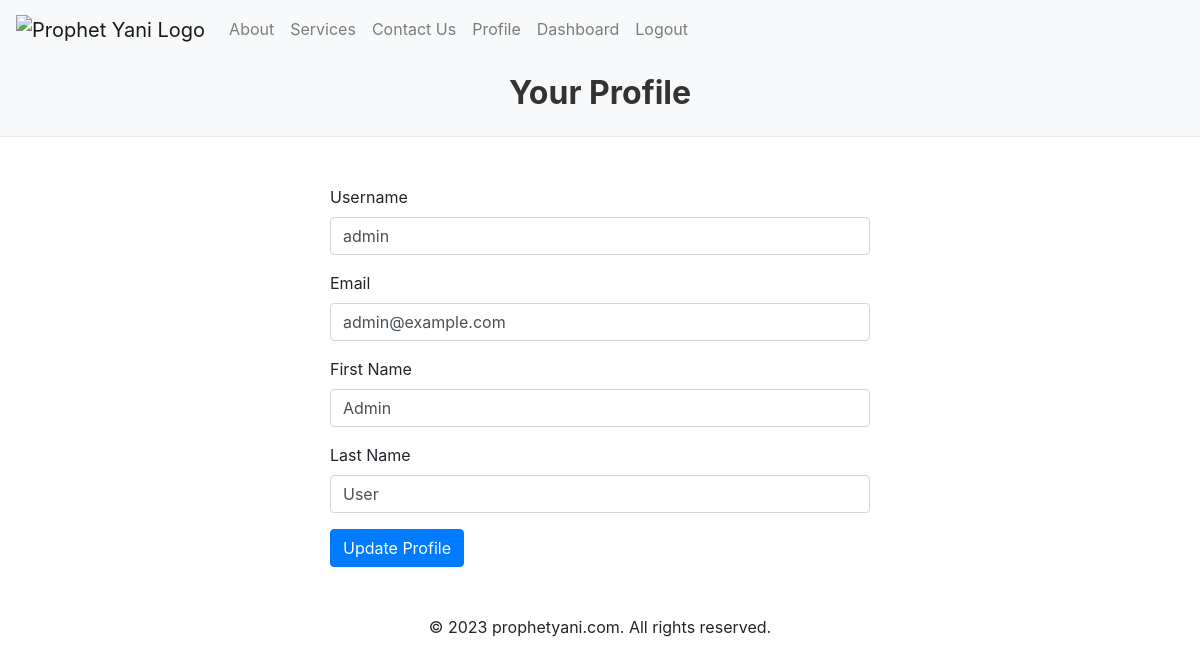
/user/profile (signed in), run on the app's committed database.
### models.py (models this page shows)
class User(db.Model):
    id = db.Column(db.Integer, primary_key=True)
    username = db.Column(db.String(80), unique=True, nullable=False)
    email = db.Column(db.String(120), unique=True, nullable=False)
    password_hash = db.Column(db.String(128))
    first_name = db.Column(db.String(100))
    last_name = db.Column(db.String(100))
    profile_image_url = db.Column(db.String(255))
    create_date = db.Column(db.DateTime)
    last_login_date = db.Column(db.DateTime)
    user_role = db.Column(db.String(50))
    status = db.Column(db.String(50))
    bookings = db.relationship('Booking', backref='user', lazy=True)
    donations = db.relationship('Donation', backref='user', lazy=True)
    payments = db.relationship('Payment', backref='user', lazy=True)

### blueprints/user_routes.py (the view)
@user_blueprint.route('/profile', methods=['GET', 'POST'])
def profile():
    user_id = session.get('user_id')
    if not user_id:
        return redirect(url_for('login'))
    user = UserManager.get_user_by_id(user_id)
    if request.method == 'POST':
        user = UserManager.update_user(user_id, **request.form)
    return render_template(
        'profile.html',
        metadata=profile_page_content["meta"],
        footer=profile_page_content["footer"],
        user=user)

### lib/user_manager.py (called while the page is built)
    @staticmethod
    def get_user_by_id(user_id):
        return User.query.get(user_id)

### templates/profile.html (shortened to what this page needs)
{% extends "base.html" %}
{% block header %}
<div class="profile-header">
    <div class="container">
        <h2 class="text-center">Your Profile</h2>
    </div>
</div>
{% endblock %}
{% block content %}
<div class="container mt-5">
    <div class="row justify-content-center">
        <div class="col-md-6">
            <form method="POST" action="{{ url_for('user_blueprint.profile') }}">
                <div class="form-group">
                    <label for="username">Username</label>
                    <input type="text" class="form-control" id="username" name="username" value="{{ user.username }}" required>
                </div>
                <div class="form-group">
                    <label for="email">Email</label>
                    <input type="email" class="form-control" id="email" name="email" value="{{ user.email }}" required>
                </div>
                <div class="form-group">
                    <label for="first_name">First Name</label>
                    <input type="text" class="form-control" id="first_name" name="first_name" value="{{ user.first_name }}">
                </div>
                <div class="form-group">
                    <label for="last_name">Last Name</label>
                    <input type="text" class="form-control" id="last_name" name="last_name" value="{{ user.last_name }}">
                </div>
                <button type="submit" class="btn btn-primary">Update Profile</button>
            </form>
        </div>
    </div>
</div>
{% endblock %}

### templates/profile.html (style rules this page uses)
.profile-header { background-color: #f8f9fa; border-bottom: 1px solid #e9ecef; padding: 1rem 0; }
.profile-header h2 { font-weight: bold; color: #333; }

### data on the page
User: username "admin", email "admin@example.com", first_name "Admin", last_name "User"

### other printed values
{{ footer.text | safe }} "© 2023 prophetyani.com. All rights reserved."
